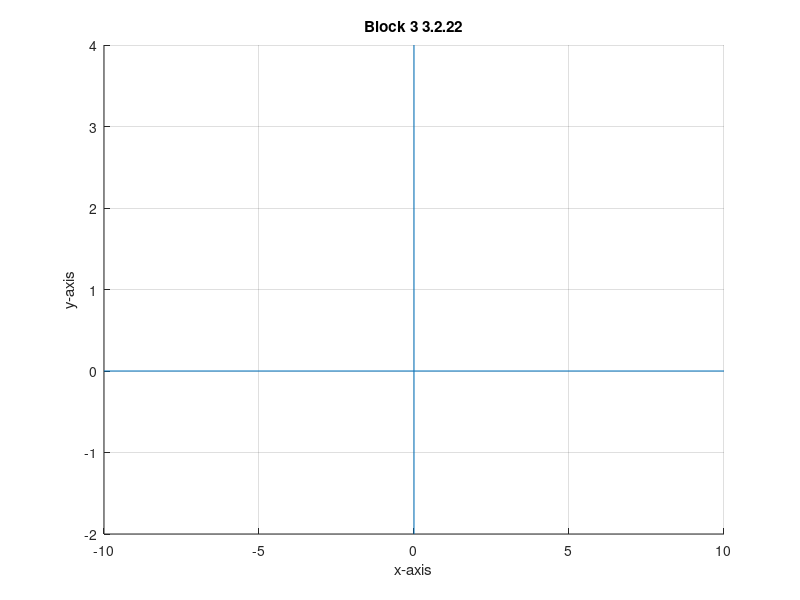

The MATLAB script that drew this image: (Note: this script raises an error after producing the figure.)
title('Block 3 3.2.22')
xlabel('x-axis')
ylabel('y-axis')
axis([-10 10 -2 4])
xL = xlim;
yL = ylim;
line ([0 0], yL); %draw x-axis
line (xL, [0 0]); %draw y-axis

hold on
grid on

x = 10.^((log10(3))./(sqrt(2)));
fplot(x)
fprintf('%d', x)
%prints answer: x = 2.174581
plot(x, 'r*')

hold off
